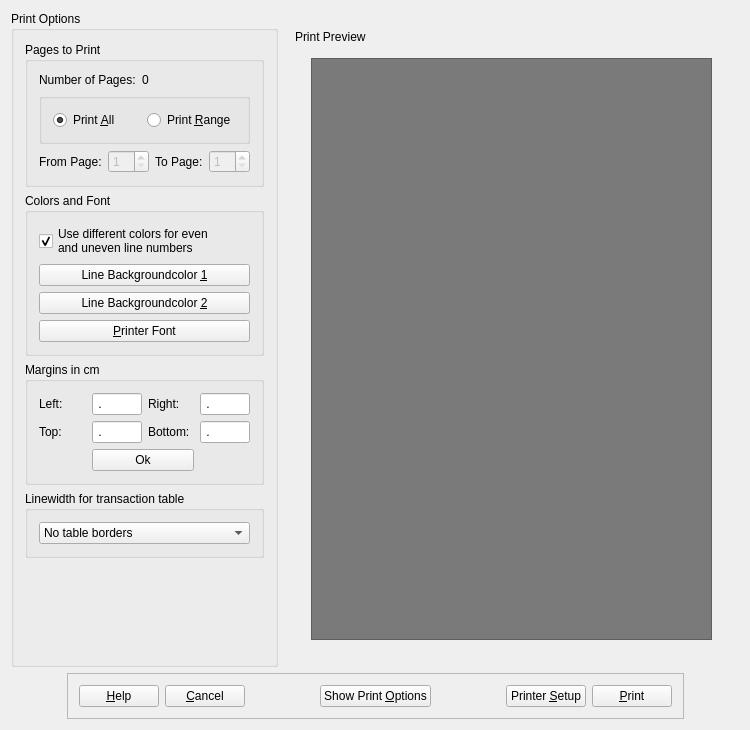
<?xml version="1.0" encoding="UTF-8"?>
<ui version="4.0">
 <author>Walter Roth</author>
 <comment>Preview Form for printing transaction data.</comment>
 <class>guiTransactionPrinterBase</class>
 <widget class="QWidget" name="guiTransactionPrinterBase">
  <property name="geometry">
   <rect>
    <x>0</x>
    <y>0</y>
    <width>750</width>
    <height>730</height>
   </rect>
  </property>
  <property name="sizePolicy">
   <sizepolicy hsizetype="Preferred" vsizetype="MinimumExpanding">
    <horstretch>0</horstretch>
    <verstretch>0</verstretch>
   </sizepolicy>
  </property>
  <property name="windowTitle">
   <string>GuiTransactionPrinterBase</string>
  </property>
  <layout class="QGridLayout" name="gridLayout">
   <item row="0" column="0">
    <widget class="QGroupBox" name="groupBoxOptions">
     <property name="title">
      <string>Print Options</string>
     </property>
     <property name="lineWidth" stdset="0">
      <number>1</number>
     </property>
     <layout class="QVBoxLayout">
      <item>
       <widget class="QGroupBox" name="groupBoxPages">
        <property name="toolTip">
         <string>Specify the pages to be printed. For reverse order, enter the higher number into the &quot;From Page&quot; box.</string>
        </property>
        <property name="title">
         <string>Pages to Print</string>
        </property>
        <layout class="QGridLayout">
         <item row="0" column="0" colspan="2">
          <widget class="QLabel" name="textLabel4">
           <property name="text">
            <string>Number of Pages:</string>
           </property>
           <property name="wordWrap">
            <bool>false</bool>
           </property>
          </widget>
         </item>
         <item row="0" column="2" colspan="3">
          <widget class="QLabel" name="textLabelPages">
           <property name="text">
            <string>0</string>
           </property>
           <property name="wordWrap">
            <bool>false</bool>
           </property>
          </widget>
         </item>
         <item row="1" column="0" colspan="5">
          <widget class="QGroupBox" name="buttonGroup2">
           <property name="title">
            <string/>
           </property>
           <layout class="QHBoxLayout">
            <item>
             <widget class="QRadioButton" name="radioButtonAll">
              <property name="text">
               <string>Print &amp;All</string>
              </property>
              <property name="shortcut">
               <string>Alt+A</string>
              </property>
              <property name="checked">
               <bool>true</bool>
              </property>
             </widget>
            </item>
            <item>
             <widget class="QRadioButton" name="radioButtonRange">
              <property name="text">
               <string>Print &amp;Range</string>
              </property>
              <property name="shortcut">
               <string>Alt+R</string>
              </property>
             </widget>
            </item>
           </layout>
          </widget>
         </item>
         <item row="2" column="0">
          <widget class="QLabel" name="textLabel2">
           <property name="text">
            <string>From Page:</string>
           </property>
           <property name="wordWrap">
            <bool>false</bool>
           </property>
          </widget>
         </item>
         <item row="2" column="1" colspan="2">
          <widget class="QSpinBox" name="spinBoxFrom">
           <property name="enabled">
            <bool>false</bool>
           </property>
           <property name="toolTip">
            <string>First page to be printed.</string>
           </property>
           <property name="minimum">
            <number>1</number>
           </property>
          </widget>
         </item>
         <item row="2" column="3">
          <widget class="QLabel" name="textLabel3">
           <property name="text">
            <string>To Page:</string>
           </property>
           <property name="wordWrap">
            <bool>false</bool>
           </property>
          </widget>
         </item>
         <item row="2" column="4">
          <widget class="QSpinBox" name="spinBoxTo">
           <property name="enabled">
            <bool>false</bool>
           </property>
           <property name="toolTip">
            <string>Last page to be printed.</string>
           </property>
           <property name="minimum">
            <number>1</number>
           </property>
          </widget>
         </item>
        </layout>
       </widget>
      </item>
      <item>
       <widget class="QGroupBox" name="groupBoxColor">
        <property name="toolTip">
         <string>Choose colors and font for printing.</string>
        </property>
        <property name="title">
         <string>Colors and Font</string>
        </property>
        <layout class="QGridLayout">
         <item row="0" column="0">
          <widget class="QCheckBox" name="checkBoxLineColor">
           <property name="text">
            <string>Use different colors for even 
and uneven line numbers</string>
           </property>
           <property name="shortcut">
            <string/>
           </property>
           <property name="checked">
            <bool>true</bool>
           </property>
          </widget>
         </item>
         <item row="1" column="0">
          <widget class="QPushButton" name="buttonColor1">
           <property name="toolTip">
            <string>Selects the backgroundcolor for lines with uneven numbers.</string>
           </property>
           <property name="whatsThis">
            <string>Color selector buitton</string>
           </property>
           <property name="text">
            <string>Line Backgroundcolor &amp;1</string>
           </property>
           <property name="shortcut">
            <string>Alt+1</string>
           </property>
          </widget>
         </item>
         <item row="2" column="0">
          <widget class="QPushButton" name="buttonColor2">
           <property name="toolTip">
            <string>Selects the color for lines with even numbers.</string>
           </property>
           <property name="whatsThis">
            <string>Color selector button</string>
           </property>
           <property name="text">
            <string>Line Backgroundcolor &amp;2</string>
           </property>
           <property name="shortcut">
            <string>Alt+2</string>
           </property>
          </widget>
         </item>
         <item row="3" column="0">
          <widget class="QPushButton" name="buttonFont">
           <property name="toolTip">
            <string>Select the font for printing.</string>
           </property>
           <property name="whatsThis">
            <string>Font selector button</string>
           </property>
           <property name="text">
            <string>&amp;Printer Font</string>
           </property>
           <property name="shortcut">
            <string>Alt+P</string>
           </property>
          </widget>
         </item>
        </layout>
       </widget>
      </item>
      <item>
       <widget class="QGroupBox" name="groupBoxMargins">
        <property name="toolTip">
         <string>These are the margins on the paper.</string>
        </property>
        <property name="title">
         <string>Margins in cm</string>
        </property>
        <layout class="QGridLayout">
         <item row="0" column="0">
          <widget class="QLabel" name="textLabel2_2">
           <property name="text">
            <string>Left:</string>
           </property>
           <property name="wordWrap">
            <bool>false</bool>
           </property>
          </widget>
         </item>
         <item row="0" column="1">
          <widget class="QLineEdit" name="editLeft">
           <property name="maximumSize">
            <size>
             <width>50</width>
             <height>32767</height>
            </size>
           </property>
           <property name="inputMask">
            <string>9.9; </string>
           </property>
          </widget>
         </item>
         <item row="0" column="2">
          <widget class="QLabel" name="textLabel3_2">
           <property name="text">
            <string>Right:</string>
           </property>
           <property name="wordWrap">
            <bool>false</bool>
           </property>
          </widget>
         </item>
         <item row="0" column="3">
          <widget class="QLineEdit" name="editRight">
           <property name="maximumSize">
            <size>
             <width>50</width>
             <height>32767</height>
            </size>
           </property>
           <property name="inputMask">
            <string>9.9; </string>
           </property>
          </widget>
         </item>
         <item row="1" column="0">
          <widget class="QLabel" name="textLabel4_2">
           <property name="text">
            <string>Top:</string>
           </property>
           <property name="wordWrap">
            <bool>false</bool>
           </property>
          </widget>
         </item>
         <item row="1" column="1">
          <widget class="QLineEdit" name="editTop">
           <property name="maximumSize">
            <size>
             <width>50</width>
             <height>32767</height>
            </size>
           </property>
           <property name="inputMask">
            <string>9.9; </string>
           </property>
          </widget>
         </item>
         <item row="1" column="2">
          <widget class="QLabel" name="textLabel5">
           <property name="text">
            <string>Bottom:</string>
           </property>
           <property name="wordWrap">
            <bool>false</bool>
           </property>
          </widget>
         </item>
         <item row="1" column="3">
          <widget class="QLineEdit" name="editBottom">
           <property name="maximumSize">
            <size>
             <width>50</width>
             <height>32767</height>
            </size>
           </property>
           <property name="inputMask">
            <string>9.9; </string>
           </property>
          </widget>
         </item>
         <item row="2" column="1" colspan="2">
          <widget class="QPushButton" name="buttonMarginsOk">
           <property name="text">
            <string>Ok</string>
           </property>
          </widget>
         </item>
        </layout>
       </widget>
      </item>
      <item>
       <widget class="QGroupBox" name="groupBox">
        <property name="title">
         <string>Linewidth for transaction table</string>
        </property>
        <layout class="QVBoxLayout">
         <item>
          <widget class="QComboBox" name="comboBoxBorderWidth">
           <item>
            <property name="text">
             <string>No table borders</string>
            </property>
           </item>
           <item>
            <property name="text">
             <string>Narrow table borders </string>
            </property>
           </item>
           <item>
            <property name="text">
             <string>Bold table borders</string>
            </property>
           </item>
          </widget>
         </item>
        </layout>
       </widget>
      </item>
      <item>
       <spacer>
        <property name="orientation">
         <enum>Qt::Vertical</enum>
        </property>
        <property name="sizeHint" stdset="0">
         <size>
          <width>20</width>
          <height>40</height>
         </size>
        </property>
       </spacer>
      </item>
     </layout>
    </widget>
   </item>
   <item row="0" column="1">
    <widget class="QFrame" name="frame7">
     <property name="sizePolicy">
      <sizepolicy hsizetype="Expanding" vsizetype="Preferred">
       <horstretch>4</horstretch>
       <verstretch>0</verstretch>
      </sizepolicy>
     </property>
     <property name="minimumSize">
      <size>
       <width>310</width>
       <height>310</height>
      </size>
     </property>
     <property name="maximumSize">
      <size>
       <width>800</width>
       <height>32767</height>
      </size>
     </property>
     <property name="frameShape">
      <enum>QFrame::NoFrame</enum>
     </property>
     <property name="frameShadow">
      <enum>QFrame::Plain</enum>
     </property>
     <property name="lineWidth">
      <number>1</number>
     </property>
     <layout class="QVBoxLayout">
      <item>
       <widget class="QLabel" name="textLabel1">
        <property name="minimumSize">
         <size>
          <width>100</width>
          <height>20</height>
         </size>
        </property>
        <property name="maximumSize">
         <size>
          <width>200</width>
          <height>30</height>
         </size>
        </property>
        <property name="toolTip">
         <string>This is a preview, that shows what the printed pages will look like.</string>
        </property>
        <property name="text">
         <string>Print Preview</string>
        </property>
        <property name="wordWrap">
         <bool>false</bool>
        </property>
       </widget>
      </item>
      <item>
       <layout class="QHBoxLayout">
        <item>
         <spacer>
          <property name="orientation">
           <enum>Qt::Horizontal</enum>
          </property>
          <property name="sizeType">
           <enum>QSizePolicy::Fixed</enum>
          </property>
          <property name="sizeHint" stdset="0">
           <size>
            <width>16</width>
            <height>20</height>
           </size>
          </property>
         </spacer>
        </item>
        <item>
         <widget class="PreviewWidget" name="framePreview">
          <property name="palette">
           <palette>
            <active>
             <colorrole role="Base">
              <brush brushstyle="SolidPattern">
               <color alpha="255">
                <red>255</red>
                <green>255</green>
                <blue>255</blue>
               </color>
              </brush>
             </colorrole>
             <colorrole role="Window">
              <brush brushstyle="SolidPattern">
               <color alpha="255">
                <red>122</red>
                <green>122</green>
                <blue>122</blue>
               </color>
              </brush>
             </colorrole>
            </active>
            <inactive>
             <colorrole role="Base">
              <brush brushstyle="SolidPattern">
               <color alpha="255">
                <red>255</red>
                <green>255</green>
                <blue>255</blue>
               </color>
              </brush>
             </colorrole>
             <colorrole role="Window">
              <brush brushstyle="SolidPattern">
               <color alpha="255">
                <red>122</red>
                <green>122</green>
                <blue>122</blue>
               </color>
              </brush>
             </colorrole>
            </inactive>
            <disabled>
             <colorrole role="Base">
              <brush brushstyle="SolidPattern">
               <color alpha="255">
                <red>122</red>
                <green>122</green>
                <blue>122</blue>
               </color>
              </brush>
             </colorrole>
             <colorrole role="Window">
              <brush brushstyle="SolidPattern">
               <color alpha="255">
                <red>122</red>
                <green>122</green>
                <blue>122</blue>
               </color>
              </brush>
             </colorrole>
            </disabled>
           </palette>
          </property>
          <property name="autoFillBackground">
           <bool>true</bool>
          </property>
          <property name="frameShape">
           <enum>QFrame::StyledPanel</enum>
          </property>
          <property name="frameShadow">
           <enum>QFrame::Raised</enum>
          </property>
         </widget>
        </item>
        <item>
         <spacer>
          <property name="orientation">
           <enum>Qt::Horizontal</enum>
          </property>
          <property name="sizeType">
           <enum>QSizePolicy::Fixed</enum>
          </property>
          <property name="sizeHint" stdset="0">
           <size>
            <width>16</width>
            <height>20</height>
           </size>
          </property>
         </spacer>
        </item>
       </layout>
      </item>
      <item>
       <spacer>
        <property name="orientation">
         <enum>Qt::Vertical</enum>
        </property>
        <property name="sizeType">
         <enum>QSizePolicy::Fixed</enum>
        </property>
        <property name="sizeHint" stdset="0">
         <size>
          <width>20</width>
          <height>16</height>
         </size>
        </property>
       </spacer>
      </item>
     </layout>
    </widget>
   </item>
   <item row="1" column="0" colspan="2">
    <layout class="QHBoxLayout" name="horizontalLayout">
     <item>
      <spacer name="horizontalSpacer_2">
       <property name="orientation">
        <enum>Qt::Horizontal</enum>
       </property>
       <property name="sizeHint" stdset="0">
        <size>
         <width>13</width>
         <height>20</height>
        </size>
       </property>
      </spacer>
     </item>
     <item>
      <widget class="QFrame" name="frame">
       <property name="frameShape">
        <enum>QFrame::StyledPanel</enum>
       </property>
       <property name="frameShadow">
        <enum>QFrame::Raised</enum>
       </property>
       <layout class="QVBoxLayout" name="verticalLayout">
        <item>
         <layout class="QHBoxLayout">
          <item>
           <widget class="QPushButton" name="buttonHelp">
            <property name="text">
             <string>&amp;Help</string>
            </property>
            <property name="shortcut">
             <string>Alt+H</string>
            </property>
           </widget>
          </item>
          <item>
           <widget class="QPushButton" name="buttonBack">
            <property name="toolTip">
             <string>Abort printing.</string>
            </property>
            <property name="text">
             <string>&amp;Cancel</string>
            </property>
            <property name="shortcut">
             <string>Alt+C</string>
            </property>
           </widget>
          </item>
          <item>
           <spacer>
            <property name="orientation">
             <enum>Qt::Horizontal</enum>
            </property>
            <property name="sizeType">
             <enum>QSizePolicy::Expanding</enum>
            </property>
            <property name="sizeHint" stdset="0">
             <size>
              <width>69</width>
              <height>20</height>
             </size>
            </property>
           </spacer>
          </item>
          <item>
           <widget class="QPushButton" name="buttonShowPrintOptions">
            <property name="toolTip">
             <string>Hide or show the comlete set of print options.</string>
            </property>
            <property name="text">
             <string>Show Print &amp;Options</string>
            </property>
            <property name="shortcut">
             <string>Alt+O</string>
            </property>
           </widget>
          </item>
          <item>
           <spacer>
            <property name="orientation">
             <enum>Qt::Horizontal</enum>
            </property>
            <property name="sizeType">
             <enum>QSizePolicy::Expanding</enum>
            </property>
            <property name="sizeHint" stdset="0">
             <size>
              <width>69</width>
              <height>20</height>
             </size>
            </property>
           </spacer>
          </item>
          <item>
           <widget class="QPushButton" name="buttonPrinterSetup">
            <property name="toolTip">
             <string>Show the printer setup dialog. Select the printer here.</string>
            </property>
            <property name="text">
             <string>Printer &amp;Setup</string>
            </property>
            <property name="shortcut">
             <string>Alt+S</string>
            </property>
           </widget>
          </item>
          <item>
           <widget class="QPushButton" name="buttonPrint">
            <property name="toolTip">
             <string>Show printer setup dialog and print.</string>
            </property>
            <property name="text">
             <string>&amp;Print</string>
            </property>
            <property name="shortcut">
             <string>Alt+P</string>
            </property>
           </widget>
          </item>
         </layout>
        </item>
       </layout>
       <zorder>buttonShowPrintOptions</zorder>
       <zorder></zorder>
      </widget>
     </item>
     <item>
      <spacer name="horizontalSpacer">
       <property name="orientation">
        <enum>Qt::Horizontal</enum>
       </property>
       <property name="sizeHint" stdset="0">
        <size>
         <width>13</width>
         <height>20</height>
        </size>
       </property>
      </spacer>
     </item>
    </layout>
   </item>
  </layout>
 </widget>
 <layoutdefault spacing="6" margin="11"/>
 <pixmapfunction>qPixmapFromMimeSource</pixmapfunction>
 <customwidgets>
  <customwidget>
   <class>PreviewWidget</class>
   <extends>QFrame</extends>
   <header>previewwidget.h</header>
   <container>1</container>
  </customwidget>
 </customwidgets>
 <resources/>
 <connections/>
</ui>
